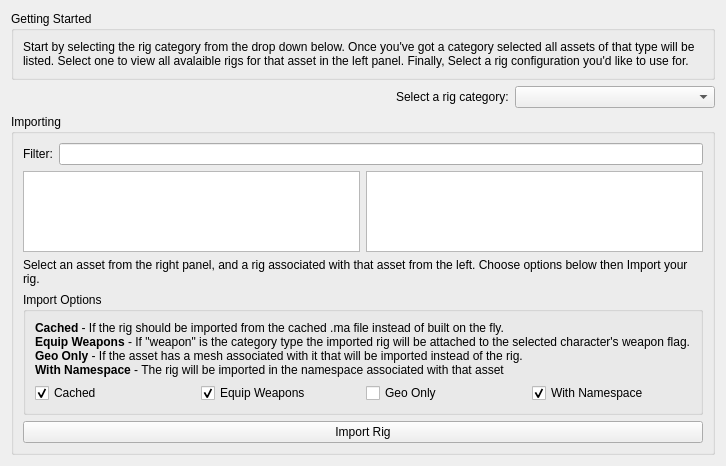
<?xml version="1.0" encoding="UTF-8"?>
<ui version="4.0">
 <class>summoner_Form</class>
 <widget class="QWidget" name="summoner_Form">
  <property name="geometry">
   <rect>
    <x>0</x>
    <y>0</y>
    <width>673</width>
    <height>466</height>
   </rect>
  </property>
  <property name="windowTitle">
   <string>Summoner</string>
  </property>
  <layout class="QVBoxLayout" name="verticalLayout_3">
   <item>
    <widget class="QGroupBox" name="getting_started_groupBox">
     <property name="title">
      <string>Getting Started</string>
     </property>
     <layout class="QVBoxLayout" name="verticalLayout_7">
      <item>
       <widget class="QLabel" name="getting_started_label">
        <property name="text">
         <string>Start by selecting the rig category from the drop down below. Once you've got a category selected all assets of that type will be listed. Select one to view all avalaible rigs for that asset in the left panel. Finally, Select a rig configuration you'd like to use for.</string>
        </property>
        <property name="wordWrap">
         <bool>true</bool>
        </property>
       </widget>
      </item>
     </layout>
    </widget>
   </item>
   <item>
    <layout class="QHBoxLayout" name="category_select_horizontalLayout">
     <item>
      <spacer name="category_select_horizontalSpacer">
       <property name="orientation">
        <enum>Qt::Horizontal</enum>
       </property>
       <property name="sizeHint" stdset="0">
        <size>
         <width>40</width>
         <height>20</height>
        </size>
       </property>
      </spacer>
     </item>
     <item>
      <widget class="QLabel" name="category_select_label">
       <property name="text">
        <string>Select a rig category:</string>
       </property>
      </widget>
     </item>
     <item>
      <widget class="QComboBox" name="category_select_comboBox">
       <property name="minimumSize">
        <size>
         <width>200</width>
         <height>0</height>
        </size>
       </property>
       <property name="toolTip">
        <string>Select a rig category from the drop down list.</string>
       </property>
      </widget>
     </item>
    </layout>
   </item>
   <item>
    <widget class="QGroupBox" name="groupBox">
     <property name="title">
      <string>Importing</string>
     </property>
     <layout class="QVBoxLayout" name="verticalLayout">
      <item>
       <layout class="QHBoxLayout" name="filter_horizontalLayout">
        <item>
         <widget class="QLabel" name="filter_label">
          <property name="text">
           <string>Filter:</string>
          </property>
         </widget>
        </item>
        <item>
         <widget class="QLineEdit" name="filter_lineEdit">
          <property name="toolTip">
           <string>Filter all avaliable assets </string>
          </property>
         </widget>
        </item>
       </layout>
      </item>
      <item>
       <layout class="QHBoxLayout" name="rigs_list_horizontalLayout">
        <item>
         <widget class="QListWidget" name="rigs_list_listWidget"/>
        </item>
        <item>
         <widget class="QListView" name="asset_list_listView"/>
        </item>
       </layout>
      </item>
      <item>
       <widget class="QLabel" name="import_label">
        <property name="text">
         <string>Select an asset from the right panel, and a rig associated with that asset from the left. Choose options below then Import your rig.</string>
        </property>
        <property name="wordWrap">
         <bool>true</bool>
        </property>
       </widget>
      </item>
      <item>
       <widget class="QGroupBox" name="import_options_groupBox">
        <property name="title">
         <string>Import Options</string>
        </property>
        <layout class="QVBoxLayout" name="verticalLayout_2">
         <item>
          <widget class="QLabel" name="import_options_label">
           <property name="text">
            <string>&lt;html&gt;&lt;head/&gt;&lt;body&gt;&lt;p&gt;&lt;span style=&quot; font-weight:600;&quot;&gt;Cached&lt;/span&gt; - If the rig should be imported from the cached .ma file instead of built on the fly.&lt;span style=&quot; font-weight:600;&quot;&gt;&lt;br/&gt;Equip Weapons&lt;/span&gt; - If &amp;quot;weapon&amp;quot; is the category type the imported rig will be attached to the selected character's weapon flag.&lt;br/&gt;&lt;span style=&quot; font-weight:600;&quot;&gt;Geo Only&lt;/span&gt; - If the asset has a mesh associated with it that will be imported instead of the rig.&lt;br/&gt;&lt;span style=&quot; font-weight:600;&quot;&gt;With Namespace&lt;/span&gt; - The rig will be imported in the namespace associated with that asset&lt;/p&gt;&lt;/body&gt;&lt;/html&gt;</string>
           </property>
           <property name="textFormat">
            <enum>Qt::RichText</enum>
           </property>
          </widget>
         </item>
         <item>
          <layout class="QHBoxLayout" name="import_options_horizontalLayout">
           <item>
            <widget class="QCheckBox" name="cached_checkBox">
             <property name="text">
              <string>Cached</string>
             </property>
             <property name="checked">
              <bool>true</bool>
             </property>
            </widget>
           </item>
           <item>
            <widget class="QCheckBox" name="equip_weapons_checkBox">
             <property name="text">
              <string>Equip Weapons</string>
             </property>
             <property name="checked">
              <bool>true</bool>
             </property>
            </widget>
           </item>
           <item>
            <widget class="QCheckBox" name="geo_only_checkBox">
             <property name="text">
              <string>Geo Only</string>
             </property>
            </widget>
           </item>
           <item>
            <widget class="QCheckBox" name="with_namespace_checkBox">
             <property name="text">
              <string>With Namespace</string>
             </property>
             <property name="checked">
              <bool>true</bool>
             </property>
            </widget>
           </item>
          </layout>
         </item>
        </layout>
       </widget>
      </item>
      <item>
       <widget class="QPushButton" name="import_rig_pushButton">
        <property name="text">
         <string>Import Rig</string>
        </property>
       </widget>
      </item>
     </layout>
    </widget>
   </item>
  </layout>
 </widget>
 <resources/>
 <connections/>
</ui>
